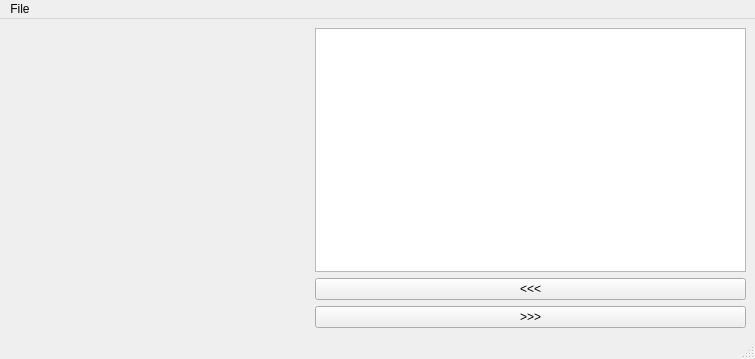
<?xml version="1.0" encoding="UTF-8"?>
<ui version="4.0">
 <class>MainWindow</class>
 <widget class="QMainWindow" name="MainWindow">
  <property name="geometry">
   <rect>
    <x>0</x>
    <y>0</y>
    <width>755</width>
    <height>359</height>
   </rect>
  </property>
  <property name="windowTitle">
   <string>MainWindow</string>
  </property>
  <widget class="QWidget" name="centralwidget">
   <layout class="QHBoxLayout" name="horizontalLayout">
    <item>
     <widget class="QLabel" name="label">
      <property name="minimumSize">
       <size>
        <width>300</width>
        <height>300</height>
       </size>
      </property>
      <property name="text">
       <string/>
      </property>
     </widget>
    </item>
    <item>
     <layout class="QVBoxLayout" name="verticalLayout">
      <item>
       <widget class="QTextEdit" name="textEdit"/>
      </item>
      <item>
       <widget class="QPushButton" name="pushButton_2">
        <property name="text">
         <string>&lt;&lt;&lt;</string>
        </property>
       </widget>
      </item>
      <item>
       <widget class="QPushButton" name="pushButton">
        <property name="text">
         <string>&gt;&gt;&gt;</string>
        </property>
       </widget>
      </item>
     </layout>
    </item>
   </layout>
  </widget>
  <widget class="QMenuBar" name="menubar">
   <property name="geometry">
    <rect>
     <x>0</x>
     <y>0</y>
     <width>755</width>
     <height>21</height>
    </rect>
   </property>
   <widget class="QMenu" name="menuFile">
    <property name="title">
     <string>File</string>
    </property>
    <addaction name="actionLoad"/>
    <addaction name="actionSave"/>
    <addaction name="actionQuit"/>
   </widget>
   <addaction name="menuFile"/>
  </widget>
  <widget class="QStatusBar" name="statusbar"/>
  <action name="actionLoad">
   <property name="text">
    <string>Load</string>
   </property>
  </action>
  <action name="actionSave">
   <property name="text">
    <string>Save</string>
   </property>
  </action>
  <action name="actionQuit">
   <property name="text">
    <string>Quit</string>
   </property>
  </action>
 </widget>
 <resources/>
 <connections/>
</ui>
